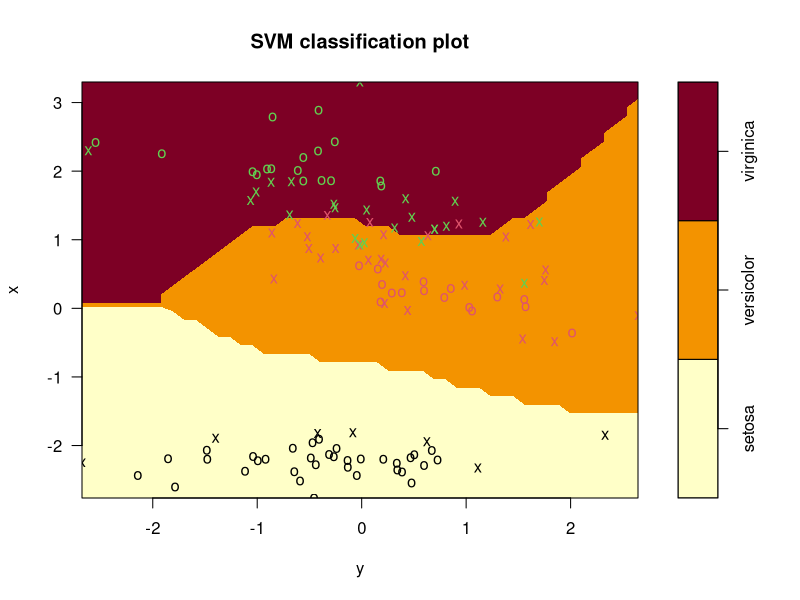
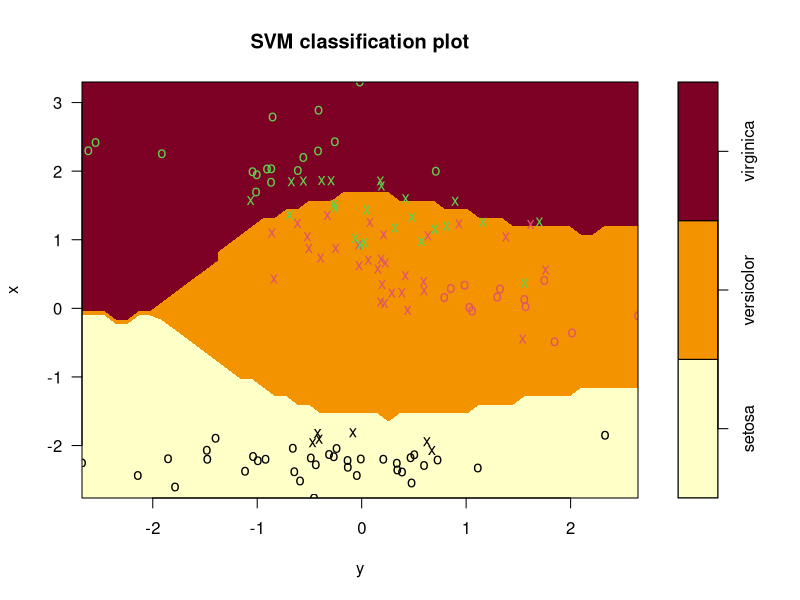
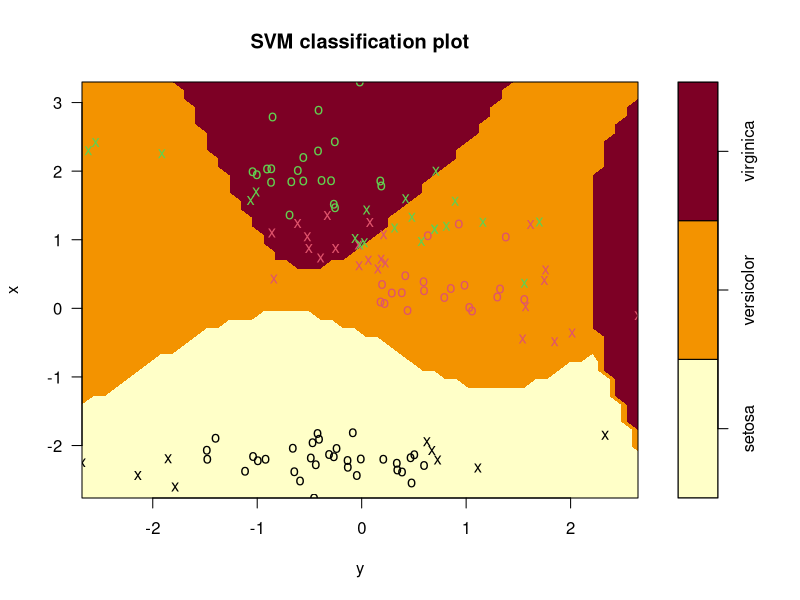

The R source for these figures, in order:
# Polynomial Kernels in SVM are adjusted by the parameter 'degree'

# Radial Kernels in SVM are adjusted by the parameter 'gamma'

library(e1071)

data(iris)

iris[,-5]

# The function princomp() uses the spectral decomposition approach. 
# The functions prcomp() and PCA()[FactoMineR] use the singular value 
# decomposition (SVD). According to the R help, SVD has slightly better 
# numerical accuracy. Therefore, the function prcomp() is preferred compared 
# to princomp().


#center and scale attributes are used for mean normalization.

pc_iris_data <- prcomp(iris[, -5], center = T, scale = T)

pc1 = data.frame(pc_iris_data$x[,1])
pc2 = data.frame(pc_iris_data$x[,2])

#data split into train and test

#replace = TRUE and prob = c() determines the probability value of that value 
#appearing in the nth row. 
ind = sample(2, nrow(pc1), replace = TRUE, prob = c(0.8, 0.2))

traindata1 = pc1[ind == 1, ]
traindata2 = pc2[ind == 1, ]

train_class = data.frame(iris[ind ==1, 5])
testdata1 = pc1[ind == 2,]
testdata2 = pc2[ind == 2, ]

test_class = data.frame(iris[ind == 2, 5])

data = data.frame(class = unlist(train_class), x = unlist(traindata1), 
                  y = unlist(traindata2))

# Creating SVM models for radial, polynomial and sigmoid kernel functions.

# Radial Basis Function (RBF) Kernel

model_rbf = svm(class ~ x + y, data = data,
                kernel = 'radial')
summary(model_rbf)

plot(model_rbf, data)

# Polynomial Kernel

model_poly = svm(class ~ x + y, data = data,
                 kernel = 'polynomial', degree = 3) #Degree 3 polynomials fit the dataset best.

summary(model_poly)

plot(model_poly, data)


# Sigmoid Kernel 

model_sigmoid = svm(class ~ x + y, data = data, 
                    kernel ='sigmoid')

summary(model_sigmoid, data)

plot(model_sigmoid, data)

data_test = data.frame(x = unlist(testdata1), 
                       y = unlist(testdata2))


# Making predictions using each model to evaluate accuracy.

pred_rbf = predict(model_rbf, data_test)
pred_poly = predict(model_poly, data_test)
pred_sigmoid = predict(model_sigmoid, data_test)





